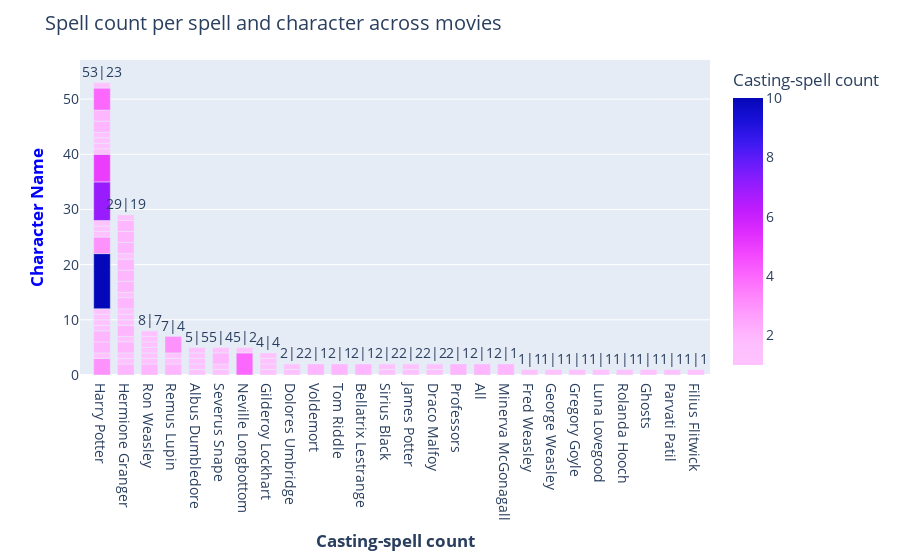

Source (notebook cell):
### Code cell
# prepare chart data
chart_title = 'Spell count per spell and character across movies'
x_label = 'Casting-spell count'
y_label = 'Character Name'
# generate annotations
annotations = []
for x, total_duplicated, total_unique in groupBy_spell_character_df.groupby(['Character Name'])['Casting-spell count'].sum().reset_index(name='Casting-duplicated-spell count').merge(groupBy_spell_character_df.drop_duplicates(subset=['Character Name', 'Spell ID']).groupby(['Character Name'])['Casting-spell count'].count().reset_index(name='Casting-unique-spell count'), how='left' ,left_on='Character Name', right_on='Character Name').values:
    annotations.append({"x": x, "y": total_duplicated + 2, "text": "{}|{}".format(total_duplicated, total_unique), "showarrow": False})
# Create figure
fig = px.bar(
    groupBy_spell_character_df, 
    y="Casting-spell count", 
    x="Character Name", 
    color="Casting-spell count", 
    color_continuous_scale='plotly3_r', 
    hover_name="Spell Name",
    hover_data=["Incantation"],
)
fig.update_traces(width=.7)
# Add figure title
fig.update_layout(
    title_text=chart_title,
    xaxis_title="<b>{}</b>".format(x_label),
    font=dict(size=14),
    bargap=.5,
    xaxis={'categoryorder':'total descending'},
    # annotations=[
    #     {"x": x, "y": total * 1.05, "text": str(total), "showarrow": False}
    #     for x, total in groupBy_spell_character_df.groupby("Character Name", as_index=False).agg({"Casting-spell count": "sum"}).values
    # ]
    annotations=annotations,
)
# Set y-axes titles
fig.update_yaxes(title_text="<b style='color:blue'>{}</b>".format(y_label), secondary_y=False)

fig.show()

### Figure 1 — Plotly figure (JSON) as saved in the notebook; plotly's stock layout.template omitted (floating-point values rounded to 4 significant figures)
{"data": [{"alignmentgroup": "True", "customdata": [["Accio"], ["Accio"], ["Accio"], ["Accio"], ["Aguamenti"], ["Alarte Ascendare"], ["Alohomora"], ["Alohomora"], ["Alohomora"], ["Arania Exumai"], ["Arresto Momentum"], ["Avada Kedavra"], ["Avada Kedavra"], ["Avada Kedavra"], ["Bombarda"], ["Brackium Emendo"], ["Cistem Aperio"], ["Colloportus"], ["Confringo"], ["Confringo"], ["Crucio"], ["Crucio"], ["Diffindo"], ["Dissendium"], ["Engorgio"], ["Episkey"], ["Expecto Patronum"], ["Expecto Patronum"], ["Expecto Patronum"], ["Expelliarmus"], ["Expelliarmus"], ["Expelliarmus"], ["Expelliarmus"], ["Expelliarmus"], ["Expelliarmus"], ["Expulso"], ["Finite"], ["Finite"], ["Homenum Revelio"], ["Immobulus"], ["Immobulus"], ["Impedimenta"], ["Impedimenta"], ["Impedimenta"], ["Impedimenta"], ["Imperio"], ["Imperio"], ["Incarcerous"], ["Incendio"], ["Levicorpus"], ["Locomotor Mortis"], ["Lumos"], ["Lumos"], ["Lumos"], ["Lumos"], ["Lumos Maxima"], ["Lumos Solem"], ["Muffliato"], ["Nox"], ["Obliviate"], ["Obliviate"], ["Oculus Reparo"], ["Oppugno"], ["Peskipiksi Pesternomi"], ["Petrificus Totalus"], ["Petrificus Totalus"], ["Portus"], ["Priori Incantatem"], ["Protego"], ["Protego Maxima"], ["Reducio"], ["Relashio"], ["Rictusempra"], ["Riddikulus"], ["Riddikulus"], ["Riddikulus"], ["Riddikulus"], ["Riddikulus"], ["Salvio hexia"], ["Salvio hexia"], ["Sectumsempra"], ["Serpensortia"], ["Stupefy"], ["Vera Verto"], ["Vera Verto"], ["Vipera Evanesca"], ["Wingardium Leviosa"], ["Wingardium Leviosa"], ["Wingardium Leviosa"], ["Wingardium Leviosa"]], "hovertemplate": "<b>%{hovertext}</b><br><br>Character Name=%{x}<br>Casting-spell count=%{marker.color}<br>Incantation=%{customdata[0]}<extra></extra>", "hovertext": ["Summoning Charm", "Summoning Charm", "Summoning Charm", "Summoning Charm", "Water-Making Spell", "Launch an object up into the air", "Unlocking Charm", "Unlocking Charm", "Unlocking Charm", "Spider repelling spell", "Slowing Charm", "Killing Curse", "Killing Curse", "Killing Curse", "Exploding Charm", "Brackium Emendo", "Cistem Aperio", "Locking Spell", "Blasting Curse", "Blasting Curse", "Cruciatus Curse", "Cruciatus Curse", "Severing Charm", "Dissendium", "Engorgement Charm", "Episkey", "Patronus Charm", "Patronus Charm", "Patronus Charm", "Disarming Charm", "Disarming Charm", "Disarming Charm", "Disarming Charm", "Disarming Charm", "Disarming Charm", "Expulso Curse", "General Counter-Spell", "General Counter-Spell", "Human Presence Revealing Spell", "Freezing Charm", "Freezing Charm", "Impediment Jinx", "Impediment Jinx", "Impediment Jinx", "Impediment Jinx", "Imperius Curse", "Imperius Curse", "Incarcerous Spell", "Fire-Making Spell", "Levicorpus", "Leg-Locker Curse", "Wand-Lighting Charm", "Wand-Lighting Charm", "Wand-Lighting Charm", "Wand-Lighting Charm", "Lumos Maxima", "Lumos Solem Spell", "Muffliato Charm", "Wand-Extinguishing Charm", "Memory Charm", "Memory Charm", "Oculus Reparo", "Oppugno Jinx", "Peskipiksi Pesternomi", "Full Body-Bind Curse", "Full Body-Bind Curse", "Portus", "Reverse Spell", "Shield Charm", "Protego Maxima", "Shrinking Charm", "Revulsion Jinx", "Tickling Charm", "Boggart-Banishing Spell", "Boggart-Banishing Spell", "Boggart-Banishing Spell", "Boggart-Banishing Spell", "Boggart-Banishing Spell", "Salvio hexia", "Salvio hexia", "Sectumsempra", "Snake Summons Spell", "Stunning Spell", "Vera Verto", "Vera Verto", "Snake-Vanishing Spell", "Levitation Charm", "Levitation Charm", "Levitation Charm", "Levitation Charm"], "legendgroup": "", "marker": {"color": [3, 1, 1, 1, 1, 1, 1, 2, 2, 2, 1, 1, 2, 1, 1, 1, 2, 1, 2, 2, 1, 2, 1, 1, 1, 1, 10, 1, 2, 3, 1, 2, 4, 1, 1, 1, 1, 2, 1, 1, 1, 1, 1, 1, 1, 1, 1, 1, 1, 1, 1, 7, 1, 2, 1, 5, 1, 2, 1, 2, 1, 2, 1, 1, 2, 1, 1, 1, 1, 2, 1, 2, 1, 1, 1, 3, 1, 2, 2, 2, 2, 1, 4, 1, 2, 1, 1, 1, 1, 1], "coloraxis": "coloraxis", "pattern": {"shape": ""}}, "name": "", "offsetgroup": "", "orientation": "v", "showlegend": false, "textposition": "auto", "type": "bar", "width": 0.7, "x": ["Harry Potter", "Fred Weasley", "Dolores Umbridge", "George Weasley", "Albus Dumbledore", "Gilderoy Lockhart", "Harry Potter", "Ron Weasley", "Hermione Granger", "Harry Potter", "Albus Dumbledore", "Severus Snape", "Voldemort", "Gregory Goyle", "Hermione Granger", "Gilderoy Lockhart", "Tom Riddle", "Hermione Granger", "Harry Potter", "Hermione Granger", "Harry Potter", "Bellatrix Lestrange", "Harry Potter", "Harry Potter", "Harry Potter", "Luna Lovegood", "Harry Potter", "Severus Snape", "Remus Lupin", "Harry Potter", "Hermione Granger", "Severus Snape", "Neville Longbottom", "Remus Lupin", "Sirius Black", "Harry Potter", "Ron Weasley", "Hermione Granger", "Hermione Granger", "Hermione Granger", "Remus Lupin", "Harry Potter", "James Potter", "Rolanda Hooch", "Ghosts", "Harry Potter", "Ron Weasley", "Dolores Umbridge", "Hermione Granger", "James Potter", "Sirius Black", "Harry Potter", "Ron Weasley", "Hermione Granger", "Albus Dumbledore", "Harry Potter", "Hermione Granger", "Hermione Granger", "Harry Potter", "Hermione Granger", "Gilderoy Lockhart", "Hermione Granger", "Hermione Granger", "Gilderoy Lockhart", "Hermione Granger", "Draco Malfoy", "Albus Dumbledore", "Albus Dumbledore", "Harry Potter", "Professors", "Harry Potter", "Hermione Granger", "Harry Potter", "Ron Weasley", "Neville Longbottom", "Remus Lupin", "Parvati Patil", "All", "Harry Potter", "Hermione Granger", "Harry Potter", "Draco Malfoy", "Harry Potter", "Ron Weasley", "Minerva McGonagall", "Severus Snape", "Harry Potter", "Ron Weasley", "Hermione Granger", "Filius Flitwick"], "xaxis": "x", "y": [3, 1, 1, 1, 1, 1, 1, 2, 2, 2, 1, 1, 2, 1, 1, 1, 2, 1, 2, 2, 1, 2, 1, 1, 1, 1, 10, 1, 2, 3, 1, 2, 4, 1, 1, 1, 1, 2, 1, 1, 1, 1, 1, 1, 1, 1, 1, 1, 1, 1, 1, 7, 1, 2, 1, 5, 1, 2, 1, 2, 1, 2, 1, 1, 2, 1, 1, 1, 1, 2, 1, 2, 1, 1, 1, 3, 1, 2, 2, 2, 2, 1, 4, 1, 2, 1, 1, 1, 1, 1], "yaxis": "y"}], "layout": {"annotations": [{"showarrow": false, "text": "5|5", "x": "Albus Dumbledore", "y": 7}, {"showarrow": false, "text": "2|1", "x": "All", "y": 4}, {"showarrow": false, "text": "2|1", "x": "Bellatrix Lestrange", "y": 4}, {"showarrow": false, "text": "2|2", "x": "Dolores Umbridge", "y": 4}, {"showarrow": false, "text": "2|2", "x": "Draco Malfoy", "y": 4}, {"showarrow": false, "text": "1|1", "x": "Filius Flitwick", "y": 3}, {"showarrow": false, "text": "1|1", "x": "Fred Weasley", "y": 3}, {"showarrow": false, "text": "1|1", "x": "George Weasley", "y": 3}, {"showarrow": false, "text": "1|1", "x": "Ghosts", "y": 3}, {"showarrow": false, "text": "4|4", "x": "Gilderoy Lockhart", "y": 6}, {"showarrow": false, "text": "1|1", "x": "Gregory Goyle", "y": 3}, {"showarrow": false, "text": "53|23", "x": "Harry Potter", "y": 55}, {"showarrow": false, "text": "29|19", "x": "Hermione Granger", "y": 31}, {"showarrow": false, "text": "2|2", "x": "James Potter", "y": 4}, {"showarrow": false, "text": "1|1", "x": "Luna Lovegood", "y": 3}, {"showarrow": false, "text": "2|1", "x": "Minerva McGonagall", "y": 4}, {"showarrow": false, "text": "5|2", "x": "Neville Longbottom", "y": 7}, {"showarrow": false, "text": "1|1", "x": "Parvati Patil", "y": 3}, {"showarrow": false, "text": "2|1", "x": "Professors", "y": 4}, {"showarrow": false, "text": "7|4", "x": "Remus Lupin", "y": 9}, {"showarrow": false, "text": "1|1", "x": "Rolanda Hooch", "y": 3}, {"showarrow": false, "text": "8|7", "x": "Ron Weasley", "y": 10}, {"showarrow": false, "text": "5|4", "x": "Severus Snape", "y": 7}, {"showarrow": false, "text": "2|2", "x": "Sirius Black", "y": 4}, {"showarrow": false, "text": "2|1", "x": "Tom Riddle", "y": 4}, {"showarrow": false, "text": "2|1", "x": "Voldemort", "y": 4}], "bargap": 0.5, "barmode": "relative", "coloraxis": {"colorbar": {"title": {"text": "Casting-spell count"}}, "colorscale": [[0, "#fec3fe"], [0.08333, "#febefe"], [0.1667, "#fea5fd"], [0.25, "#fe88fc"], [0.3333, "#fc67fd"], [0.4167, "#f246fe"], [0.5, "#dd2bfd"], [0.5833, "#bf1cfd"], [0.6667, "#981cfd"], [0.75, "#6b1cfb"], [0.8333, "#3c19f0"], [0.9167, "#1910d8"], [1, "#0508b8"]]}, "font": {"size": 14}, "legend": {"tracegroupgap": 0}, "margin": {"t": 60}, "title": {"text": "Spell count per spell and character across movies"}, "xaxis": {"anchor": "y", "categoryorder": "total descending", "domain": [0, 1], "title": {"text": "<b>Casting-spell count</b>"}}, "yaxis": {"anchor": "x", "domain": [0, 1], "title": {"text": "<b style='color:blue'>Character Name</b>"}}}}
